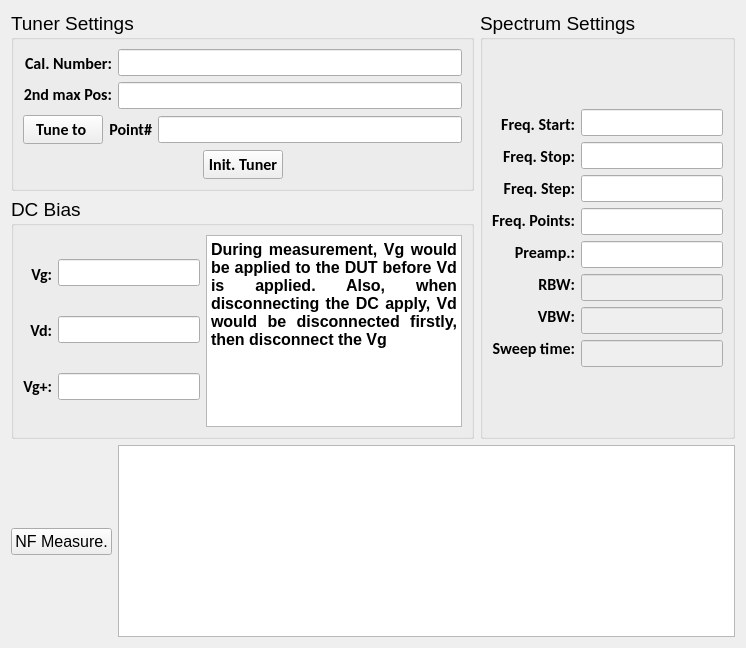
     <widget class="QWidget" name="NF_Measurement">
      <attribute name="title">
       <string>NF Measurement</string>
      </attribute>
      <layout class="QVBoxLayout" name="verticalLayout_16">
       <item>
        <layout class="QGridLayout" name="gridLayout_9">
         <item row="0" column="0">
          <widget class="QGroupBox" name="groupBox_4">
           <property name="sizePolicy">
            <sizepolicy hsizetype="Expanding" vsizetype="Expanding">
             <horstretch>0</horstretch>
             <verstretch>0</verstretch>
            </sizepolicy>
           </property>
           <property name="minimumSize">
            <size>
             <width>100</width>
             <height>0</height>
            </size>
           </property>
           <property name="font">
            <font>
             <pointsize>14</pointsize>
            </font>
           </property>
           <property name="title">
            <string>Tuner Settings</string>
           </property>
           <layout class="QGridLayout" name="gridLayout_6">
            <item row="0" column="0" colspan="3">
             <layout class="QHBoxLayout" name="horizontalLayout_9">
              <item>
               <layout class="QVBoxLayout" name="verticalLayout_6">
                <item>
                 <widget class="QLabel" name="label_18">
                  <property name="sizePolicy">
                   <sizepolicy hsizetype="Preferred" vsizetype="Fixed">
                    <horstretch>0</horstretch>
                    <verstretch>0</verstretch>
                   </sizepolicy>
                  </property>
                  <property name="font">
                   <font>
                    <family>Calibri</family>
                    <pointsize>12</pointsize>
                    <weight>75</weight>
                    <bold>true</bold>
                   </font>
                  </property>
                  <property name="layoutDirection">
                   <enum>Qt::LeftToRight</enum>
                  </property>
                  <property name="text">
                   <string>Cal. Number:</string>
                  </property>
                  <property name="alignment">
                   <set>Qt::AlignRight|Qt::AlignTrailing|Qt::AlignVCenter</set>
                  </property>
                 </widget>
                </item>
                <item>
                 <widget class="QLabel" name="label_19">
                  <property name="sizePolicy">
                   <sizepolicy hsizetype="Preferred" vsizetype="Fixed">
                    <horstretch>0</horstretch>
                    <verstretch>0</verstretch>
                   </sizepolicy>
                  </property>
                  <property name="font">
                   <font>
                    <family>Calibri</family>
                    <pointsize>12</pointsize>
                    <weight>75</weight>
                    <bold>true</bold>
                   </font>
                  </property>
                  <property name="layoutDirection">
                   <enum>Qt::LeftToRight</enum>
                  </property>
                  <property name="frameShape">
                   <enum>QFrame::NoFrame</enum>
                  </property>
                  <property name="text">
                   <string>2nd max Pos:</string>
                  </property>
                  <property name="alignment">
                   <set>Qt::AlignRight|Qt::AlignTrailing|Qt::AlignVCenter</set>
                  </property>
                 </widget>
                </item>
               </layout>
              </item>
              <item>
               <layout class="QVBoxLayout" name="verticalLayout_10">
                <item>
                 <widget class="QLineEdit" name="Cal_number_edit_NF">
                  <property name="font">
                   <font>
                    <pointsize>12</pointsize>
                   </font>
                  </property>
                 </widget>
                </item>
                <item>
                 <widget class="QLineEdit" name="Max_POS_edit_NF">
                  <property name="font">
                   <font>
                    <pointsize>12</pointsize>
                   </font>
                  </property>
                 </widget>
                </item>
               </layout>
              </item>
             </layout>
            </item>
            <item row="1" column="0" colspan="3">
             <layout class="QHBoxLayout" name="horizontalLayout_10">
              <item>
               <widget class="QPushButton" name="Tune_button_NF">
                <property name="font">
                 <font>
                  <family>Calibri</family>
                  <pointsize>12</pointsize>
                  <weight>75</weight>
                  <bold>true</bold>
                 </font>
                </property>
                <property name="text">
                 <string>Tune to </string>
                </property>
               </widget>
              </item>
              <item>
               <widget class="QLabel" name="label_20">
                <property name="sizePolicy">
                 <sizepolicy hsizetype="Preferred" vsizetype="Fixed">
                  <horstretch>0</horstretch>
                  <verstretch>0</verstretch>
                 </sizepolicy>
                </property>
                <property name="font">
                 <font>
                  <family>Calibri</family>
                  <pointsize>12</pointsize>
                  <weight>75</weight>
                  <bold>true</bold>
                 </font>
                </property>
                <property name="layoutDirection">
                 <enum>Qt::LeftToRight</enum>
                </property>
                <property name="frameShape">
                 <enum>QFrame::NoFrame</enum>
                </property>
                <property name="text">
                 <string>Point#</string>
                </property>
                <property name="alignment">
                 <set>Qt::AlignRight|Qt::AlignTrailing|Qt::AlignVCenter</set>
                </property>
               </widget>
              </item>
              <item>
               <widget class="QLineEdit" name="Calpoint_edit_NF">
                <property name="font">
                 <font>
                  <pointsize>12</pointsize>
                 </font>
                </property>
                <property name="text">
                 <string/>
                </property>
               </widget>
              </item>
             </layout>
            </item>
            <item row="2" column="0">
             <spacer name="horizontalSpacer_6">
              <property name="orientation">
               <enum>Qt::Horizontal</enum>
              </property>
              <property name="sizeHint" stdset="0">
               <size>
                <width>47</width>
                <height>20</height>
               </size>
              </property>
             </spacer>
            </item>
            <item row="2" column="1">
             <widget class="QPushButton" name="Tuner_init_button_NF">
              <property name="font">
               <font>
                <family>Calibri</family>
                <pointsize>12</pointsize>
                <weight>75</weight>
                <bold>true</bold>
               </font>
              </property>
              <property name="text">
               <string>Init. Tuner</string>
              </property>
             </widget>
            </item>
            <item row="2" column="2">
             <spacer name="horizontalSpacer_7">
              <property name="orientation">
               <enum>Qt::Horizontal</enum>
              </property>
              <property name="sizeHint" stdset="0">
               <size>
                <width>48</width>
                <height>20</height>
               </size>
              </property>
             </spacer>
            </item>
           </layout>
          </widget>
         </item>
         <item row="0" column="1" rowspan="2">
          <widget class="QGroupBox" name="groupBox_5">
           <property name="sizePolicy">
            <sizepolicy hsizetype="Fixed" vsizetype="Expanding">
             <horstretch>0</horstretch>
             <verstretch>0</verstretch>
            </sizepolicy>
           </property>
           <property name="minimumSize">
            <size>
             <width>100</width>
             <height>0</height>
            </size>
           </property>
           <property name="font">
            <font>
             <pointsize>14</pointsize>
            </font>
           </property>
           <property name="title">
            <string>Spectrum Settings</string>
           </property>
           <layout class="QGridLayout" name="gridLayout_7">
            <item row="0" column="0">
             <layout class="QHBoxLayout" name="horizontalLayout_11">
              <item>
               <layout class="QVBoxLayout" name="verticalLayout_12">
                <item>
                 <widget class="QLabel" name="label_21">
                  <property name="sizePolicy">
                   <sizepolicy hsizetype="Preferred" vsizetype="Fixed">
                    <horstretch>0</horstretch>
                    <verstretch>0</verstretch>
                   </sizepolicy>
                  </property>
                  <property name="font">
                   <font>
                    <family>Calibri</family>
                    <pointsize>12</pointsize>
                    <weight>75</weight>
                    <bold>true</bold>
                   </font>
                  </property>
                  <property name="layoutDirection">
                   <enum>Qt::LeftToRight</enum>
                  </property>
                  <property name="text">
                   <string>Freq. Start:</string>
                  </property>
                  <property name="alignment">
                   <set>Qt::AlignRight|Qt::AlignTrailing|Qt::AlignVCenter</set>
                  </property>
                 </widget>
                </item>
                <item>
                 <widget class="QLabel" name="label_22">
                  <property name="sizePolicy">
                   <sizepolicy hsizetype="Preferred" vsizetype="Fixed">
                    <horstretch>0</horstretch>
                    <verstretch>0</verstretch>
                   </sizepolicy>
                  </property>
                  <property name="font">
                   <font>
                    <family>Calibri</family>
                    <pointsize>12</pointsize>
                    <weight>75</weight>
                    <bold>true</bold>
                   </font>
                  </property>
                  <property name="layoutDirection">
                   <enum>Qt::LeftToRight</enum>
                  </property>
                  <property name="text">
                   <string>Freq. Stop:</string>
                  </property>
                  <property name="alignment">
                   <set>Qt::AlignRight|Qt::AlignTrailing|Qt::AlignVCenter</set>
                  </property>
                 </widget>
                </item>
                <item>
                 <widget class="QLabel" name="label_23">
                  <property name="sizePolicy">
                   <sizepolicy hsizetype="Preferred" vsizetype="Fixed">
                    <horstretch>0</horstretch>
                    <verstretch>0</verstretch>
                   </sizepolicy>
                  </property>
                  <property name="font">
                   <font>
                    <family>Calibri</family>
                    <pointsize>12</pointsize>
                    <weight>75</weight>
                    <bold>true</bold>
                   </font>
                  </property>
                  <property name="layoutDirection">
                   <enum>Qt::LeftToRight</enum>
                  </property>
                  <property name="text">
                   <string>Freq. Step:</string>
                  </property>
                  <property name="alignment">
                   <set>Qt::AlignRight|Qt::AlignTrailing|Qt::AlignVCenter</set>
                  </property>
                 </widget>
                </item>
                <item>
                 <widget class="QLabel" name="label_24">
                  <property name="sizePolicy">
                   <sizepolicy hsizetype="Preferred" vsizetype="Fixed">
                    <horstretch>0</horstretch>
                    <verstretch>0</verstretch>
                   </sizepolicy>
                  </property>
                  <property name="font">
                   <font>
                    <family>Calibri</family>
                    <pointsize>12</pointsize>
                    <weight>75</weight>
                    <bold>true</bold>
                   </font>
                  </property>
                  <property name="layoutDirection">
                   <enum>Qt::LeftToRight</enum>
                  </property>
                  <property name="text">
                   <string>Freq. Points:</string>
                  </property>
                  <property name="alignment">
                   <set>Qt::AlignRight|Qt::AlignTrailing|Qt::AlignVCenter</set>
                  </property>
                 </widget>
                </item>
                <item>
                 <widget class="QLabel" name="label_25">
                  <property name="sizePolicy">
                   <sizepolicy hsizetype="Preferred" vsizetype="Fixed">
                    <horstretch>0</horstretch>
                    <verstretch>0</verstretch>
                   </sizepolicy>
                  </property>
                  <property name="font">
                   <font>
                    <family>Calibri</family>
                    <pointsize>12</pointsize>
                    <weight>75</weight>
                    <bold>true</bold>
                   </font>
                  </property>
                  <property name="layoutDirection">
                   <enum>Qt::LeftToRight</enum>
                  </property>
                  <property name="frameShape">
                   <enum>QFrame::NoFrame</enum>
                  </property>
                  <property name="text">
                   <string>Preamp.:</string>
                  </property>
                  <property name="alignment">
                   <set>Qt::AlignRight|Qt::AlignTrailing|Qt::AlignVCenter</set>
                  </property>
                 </widget>
                </item>
                <item>
                 <widget class="QLabel" name="label_26">
                  <property name="sizePolicy">
                   <sizepolicy hsizetype="Preferred" vsizetype="Fixed">
                    <horstretch>0</horstretch>
                    <verstretch>0</verstretch>
                   </sizepolicy>
                  </property>
                  <property name="font">
                   <font>
                    <family>Calibri</family>
                    <pointsize>12</pointsize>
                    <weight>75</weight>
                    <bold>true</bold>
                   </font>
                  </property>
                  <property name="layoutDirection">
                   <enum>Qt::LeftToRight</enum>
                  </property>
                  <property name="frameShape">
                   <enum>QFrame::NoFrame</enum>
                  </property>
                  <property name="text">
                   <string>RBW:</string>
                  </property>
                  <property name="alignment">
                   <set>Qt::AlignRight|Qt::AlignTrailing|Qt::AlignVCenter</set>
                  </property>
                 </widget>
                </item>
                <item>
                 <widget class="QLabel" name="label_27">
                  <property name="sizePolicy">
                   <sizepolicy hsizetype="Preferred" vsizetype="Fixed">
                    <horstretch>0</horstretch>
                    <verstretch>0</verstretch>
                   </sizepolicy>
                  </property>
                  <property name="font">
                   <font>
                    <family>Calibri</family>
                    <pointsize>12</pointsize>
                    <weight>75</weight>
                    <bold>true</bold>
                   </font>
                  </property>
                  <property name="layoutDirection">
                   <enum>Qt::LeftToRight</enum>
                  </property>
                  <property name="frameShape">
                   <enum>QFrame::NoFrame</enum>
                  </property>
                  <property name="text">
                   <string>VBW:</string>
                  </property>
                  <property name="alignment">
                   <set>Qt::AlignRight|Qt::AlignTrailing|Qt::AlignVCenter</set>
                  </property>
                 </widget>
                </item>
                <item>
                 <widget class="QLabel" name="label_28">
                  <property name="sizePolicy">
                   <sizepolicy hsizetype="Preferred" vsizetype="Fixed">
                    <horstretch>0</horstretch>
                    <verstretch>0</verstretch>
                   </sizepolicy>
                  </property>
                  <property name="font">
                   <font>
                    <family>Calibri</family>
                    <pointsize>12</pointsize>
                    <weight>75</weight>
                    <bold>true</bold>
                   </font>
                  </property>
                  <property name="layoutDirection">
                   <enum>Qt::LeftToRight</enum>
                  </property>
                  <property name="frameShape">
                   <enum>QFrame::NoFrame</enum>
                  </property>
                  <property name="text">
                   <string>Sweep time:</string>
                  </property>
                  <property name="alignment">
                   <set>Qt::AlignRight|Qt::AlignTrailing|Qt::AlignVCenter</set>
                  </property>
                 </widget>
                </item>
               </layout>
              </item>
              <item>
               <layout class="QVBoxLayout" name="verticalLayout_13">
                <item>
                 <widget class="QLineEdit" name="freq_start_edit_NF">
                  <property name="font">
                   <font>
                    <pointsize>12</pointsize>
                   </font>
                  </property>
                 </widget>
                </item>
                <item>
                 <widget class="QLineEdit" name="freq_stop_edit_NF">
                  <property name="font">
                   <font>
                    <pointsize>12</pointsize>
                   </font>
                  </property>
                 </widget>
                </item>
                <item>
                 <widget class="QLineEdit" name="freq_step_edit_NF">
                  <property name="font">
                   <font>
                    <pointsize>12</pointsize>
                   </font>
                  </property>
                 </widget>
                </item>
                <item>
                 <widget class="QLineEdit" name="freq_point_edit_NF">
                  <property name="font">
                   <font>
                    <pointsize>12</pointsize>
                   </font>
                  </property>
                 </widget>
                </item>
                <item>
                 <widget class="QLineEdit" name="preamp_edit_NF">
                  <property name="font">
                   <font>
                    <pointsize>12</pointsize>
                   </font>
                  </property>
                 </widget>
                </item>
                <item>
                 <widget class="QLineEdit" name="RBW_edit_NF">
                  <property name="enabled">
                   <bool>false</bool>
                  </property>
                  <property name="font">
                   <font>
                    <pointsize>12</pointsize>
                   </font>
                  </property>
                 </widget>
                </item>
                <item>
                 <widget class="QLineEdit" name="VBW_edit_NF">
                  <property name="enabled">
                   <bool>false</bool>
                  </property>
                  <property name="font">
                   <font>
                    <pointsize>12</pointsize>
                   </font>
                  </property>
                 </widget>
                </item>
                <item>
                 <widget class="QLineEdit" name="Sweeptime_edit_NF">
                  <property name="enabled">
                   <bool>false</bool>
                  </property>
                  <property name="font">
                   <font>
                    <pointsize>12</pointsize>
                   </font>
                  </property>
                 </widget>
                </item>
               </layout>
              </item>
             </layout>
            </item>
           </layout>
          </widget>
         </item>
         <item row="1" column="0">
          <widget class="QGroupBox" name="groupBox_6">
           <property name="sizePolicy">
            <sizepolicy hsizetype="Expanding" vsizetype="Expanding">
             <horstretch>0</horstretch>
             <verstretch>0</verstretch>
            </sizepolicy>
           </property>
           <property name="font">
            <font>
             <pointsize>14</pointsize>
            </font>
           </property>
           <property name="title">
            <string>DC Bias</string>
           </property>
           <layout class="QGridLayout" name="gridLayout_8">
            <item row="0" column="0">
             <layout class="QHBoxLayout" name="horizontalLayout_12">
              <item>
               <layout class="QVBoxLayout" name="verticalLayout_14">
                <item>
                 <widget class="QLabel" name="label_29">
                  <property name="sizePolicy">
                   <sizepolicy hsizetype="Preferred" vsizetype="Fixed">
                    <horstretch>0</horstretch>
                    <verstretch>0</verstretch>
                   </sizepolicy>
                  </property>
                  <property name="font">
                   <font>
                    <family>Calibri</family>
                    <pointsize>12</pointsize>
                    <weight>75</weight>
                    <bold>true</bold>
                   </font>
                  </property>
                  <property name="layoutDirection">
                   <enum>Qt::LeftToRight</enum>
                  </property>
                  <property name="text">
                   <string>Vg:</string>
                  </property>
                  <property name="alignment">
                   <set>Qt::AlignRight|Qt::AlignTrailing|Qt::AlignVCenter</set>
                  </property>
                 </widget>
                </item>
                <item>
                 <widget class="QLabel" name="label_30">
                  <property name="sizePolicy">
                   <sizepolicy hsizetype="Preferred" vsizetype="Fixed">
                    <horstretch>0</horstretch>
                    <verstretch>0</verstretch>
                   </sizepolicy>
                  </property>
                  <property name="font">
                   <font>
                    <family>Calibri</family>
                    <pointsize>12</pointsize>
                    <weight>75</weight>
                    <bold>true</bold>
                   </font>
                  </property>
                  <property name="layoutDirection">
                   <enum>Qt::LeftToRight</enum>
                  </property>
                  <property name="text">
                   <string>Vd:</string>
                  </property>
                  <property name="alignment">
                   <set>Qt::AlignRight|Qt::AlignTrailing|Qt::AlignVCenter</set>
                  </property>
                 </widget>
                </item>
                <item>
                 <widget class="QLabel" name="label_31">
                  <property name="sizePolicy">
                   <sizepolicy hsizetype="Preferred" vsizetype="Fixed">
                    <horstretch>0</horstretch>
                    <verstretch>0</verstretch>
                   </sizepolicy>
                  </property>
                  <property name="font">
                   <font>
                    <family>Calibri</family>
                    <pointsize>12</pointsize>
                    <weight>75</weight>
                    <bold>true</bold>
                   </font>
                  </property>
                  <property name="layoutDirection">
                   <enum>Qt::LeftToRight</enum>
                  </property>
                  <property name="text">
                   <string>Vg+:</string>
                  </property>
                  <property name="alignment">
                   <set>Qt::AlignRight|Qt::AlignTrailing|Qt::AlignVCenter</set>
                  </property>
                 </widget>
                </item>
               </layout>
              </item>
              <item>
               <layout class="QVBoxLayout" name="verticalLayout_15">
                <item>
                 <widget class="QLineEdit" name="Vg_edit">
                  <property name="font">
                   <font>
                    <pointsize>12</pointsize>
                   </font>
                  </property>
                 </widget>
                </item>
                <item>
                 <widget class="QLineEdit" name="Vd_edit">
                  <property name="font">
                   <font>
                    <pointsize>12</pointsize>
                   </font>
                  </property>
                 </widget>
                </item>
                <item>
                 <widget class="QLineEdit" name="Vg_positive_edit">
                  <property name="font">
                   <font>
                    <pointsize>12</pointsize>
                   </font>
                  </property>
                  <property name="text">
                   <string/>
                  </property>
                 </widget>
                </item>
               </layout>
              </item>
             </layout>
            </item>
            <item row="0" column="1">
             <widget class="QTextBrowser" name="textBrowser_DCSetting">
              <property name="html">
               <string>&lt;!DOCTYPE HTML PUBLIC &quot;-//W3C//DTD HTML 4.0//EN&quot; &quot;http://www.w3.org/TR/REC-html40/strict.dtd&quot;&gt;
&lt;html&gt;&lt;head&gt;&lt;meta name=&quot;qrichtext&quot; content=&quot;1&quot; /&gt;&lt;style type=&quot;text/css&quot;&gt;
p, li { white-space: pre-wrap; }
&lt;/style&gt;&lt;/head&gt;&lt;body style=&quot; font-family:'Calibri'; font-size:14pt; font-weight:600; font-style:normal;&quot;&gt;
&lt;p align=&quot;justify&quot; style=&quot; margin-top:0px; margin-bottom:0px; margin-left:0px; margin-right:0px; -qt-block-indent:0; text-indent:0px;&quot;&gt;&lt;span style=&quot; font-size:12pt;&quot;&gt;During measurement, Vg would be applied to the DUT before Vd is applied. Also, when disconnecting the DC apply, Vd would be disconnected firstly, then disconnect the Vg&lt;/span&gt;&lt;/p&gt;&lt;/body&gt;&lt;/html&gt;</string>
              </property>
             </widget>
            </item>
           </layout>
          </widget>
         </item>
        </layout>
       </item>
       <item>
        <layout class="QHBoxLayout" name="horizontalLayout_13">
         <item>
          <layout class="QVBoxLayout" name="verticalLayout_11">
           <property name="sizeConstraint">
            <enum>QLayout::SetFixedSize</enum>
           </property>
           <item>
            <spacer name="verticalSpacer_3">
             <property name="orientation">
              <enum>Qt::Vertical</enum>
             </property>
             <property name="sizeHint" stdset="0">
              <size>
               <width>20</width>
               <height>40</height>
              </size>
             </property>
            </spacer>
           </item>
           <item>
            <widget class="QPushButton" name="NF_measure_button">
             <property name="font">
              <font>
               <pointsize>12</pointsize>
              </font>
             </property>
             <property name="text">
              <string>NF Measure.</string>
             </property>
            </widget>
           </item>
           <item>
            <spacer name="verticalSpacer_4">
             <property name="orientation">
              <enum>Qt::Vertical</enum>
             </property>
             <property name="sizeHint" stdset="0">
              <size>
               <width>20</width>
               <height>40</height>
              </size>
             </property>
            </spacer>
           </item>
          </layout>
         </item>
         <item>
          <widget class="QTextBrowser" name="textBrowser_LOG_NF">
           <property name="sizePolicy">
            <sizepolicy hsizetype="MinimumExpanding" vsizetype="Fixed">
             <horstretch>0</horstretch>
             <verstretch>0</verstretch>
            </sizepolicy>
           </property>
           <property name="maximumSize">
            <size>
             <width>16777215</width>
             <height>16777215</height>
            </size>
           </property>
           <property name="html">
            <string>&lt;!DOCTYPE HTML PUBLIC &quot;-//W3C//DTD HTML 4.0//EN&quot; &quot;http://www.w3.org/TR/REC-html40/strict.dtd&quot;&gt;
&lt;html&gt;&lt;head&gt;&lt;meta name=&quot;qrichtext&quot; content=&quot;1&quot; /&gt;&lt;style type=&quot;text/css&quot;&gt;
p, li { white-space: pre-wrap; }
&lt;/style&gt;&lt;/head&gt;&lt;body style=&quot; font-family:'Calibri'; font-size:10pt; font-weight:600; font-style:normal;&quot;&gt;
&lt;p style=&quot;-qt-paragraph-type:empty; margin-top:0px; margin-bottom:0px; margin-left:0px; margin-right:0px; -qt-block-indent:0; text-indent:0px;&quot;&gt;&lt;br /&gt;&lt;/p&gt;&lt;/body&gt;&lt;/html&gt;</string>
           </property>
          </widget>
         </item>
        </layout>
       </item>
      </layout>
     </widget>
